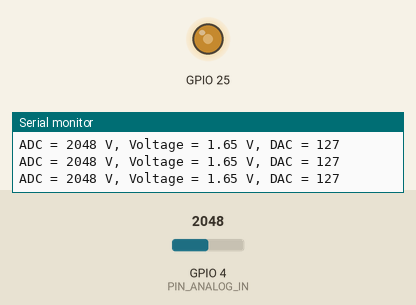
Bench run of a program on a simulated ESP32. Parts: output pins drawn as LEDs (lit = HIGH), the last lines printed to the serial monitor. The inputs (shaded band) are chosen by the test bench; at power-on: GPIO 4 (PIN_ANALOG_IN) = 2048.

Above: at 1.3 s.
1.4 s: GPIO 4 (PIN_ANALOG_IN) set to 2866
At 2.0 s:
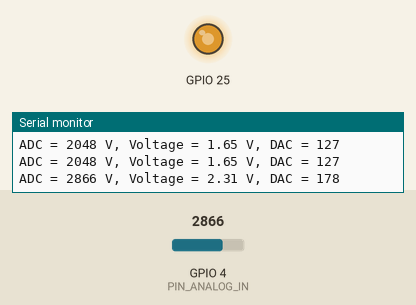
3.0 s: GPIO 4 (PIN_ANALOG_IN) set to 3603
At 4.2 s:
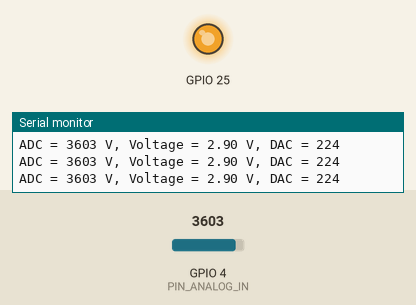
4.5 s: GPIO 4 (PIN_ANALOG_IN) set to 491
At 5.6 s:
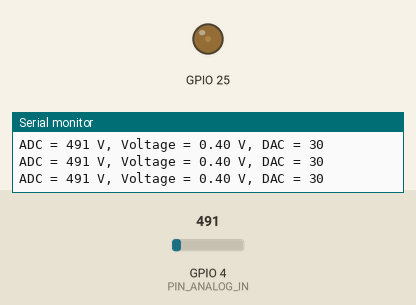
6.0 s: GPIO 4 (PIN_ANALOG_IN) set to 0
At 6.8 s:
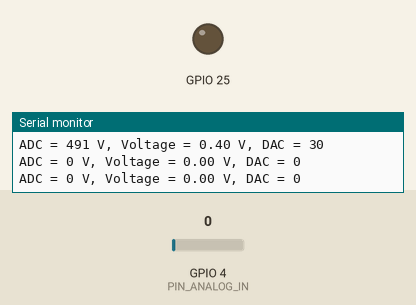
7.5 s: GPIO 4 (PIN_ANALOG_IN) set to 2047
At 7.9 s:
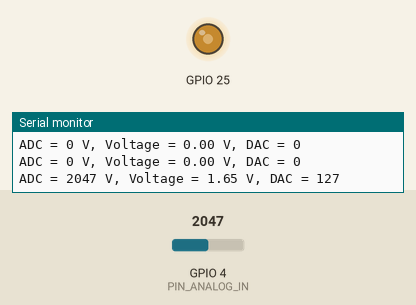
Timing chart, 0 to 10.0 s (numbered marks = the images above; inputs shaded):
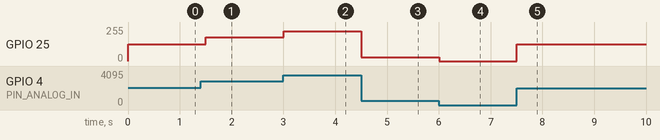

The program:

main.cpp
```cpp
#include <Arduino.h>

// Defines
#define PIN_ANALOG_IN 4  // pino de entrada analógica (pino 3 do potenciômetro) - ADC2-CH0

// Não é necessário configurar pinos para ADC e DAC
void setup() {
  Serial.begin(115200); // taxa da transmissão do monitor serial
}

void loop() {

  // Variáveis
  int adcVal; // valor digital lido com ADC
  int dacVal; // valor análogico a ser escrito cm DAC
  double voltage; // tensão do potênciometro

  // Conversão ADC (entrada)
  /* Leitura do nível digital do pino de entrada de valor analógico de tensão
  *  ADC2 é desativado quando utilizamos o wifi da ESP32
  */
  adcVal = analogRead(PIN_ANALOG_IN);

  // Obtenção da voltagem do potenciômetro
  /* tendo que adcValue = analogicVoltage / (3.3/4096) */
  voltage = ((double)adcVal/4095) * 3.3;

  // Conversão DAC (saída)
  /* Basicamente mapeia um número para o "range", ou seja, para a precisção do outro
  *Valor low vai para low, do meio para do meio e high para high
  */
  dacVal = map(adcVal, 0, 4095, 0 , 255);
  dacWrite(DAC1, dacVal); // converte sinal digital mapeado para analógico no pino 25 (DAC1)


  // Obtenção dos valores no munitor serial
  Serial.printf("ADC = %d V, Voltage = %.2f V, DAC = %d\n", adcVal, voltage, dacVal);

  // Delay de medida
  delay(500);

}
```

Measured:
- after the input at 1.4 s, GPIO 25: 127/255 → 178/255 after 0.10 s
- after the input at 3.0 s, GPIO 25: 178/255 → 224/255 at once
- after the input at 4.5 s, GPIO 25: 224/255 → 30/255 at once
- after the input at 6.0 s, GPIO 25: 30/255 → 0/255 at once
- after the input at 7.5 s, GPIO 25: 0/255 → 127/255 at once
